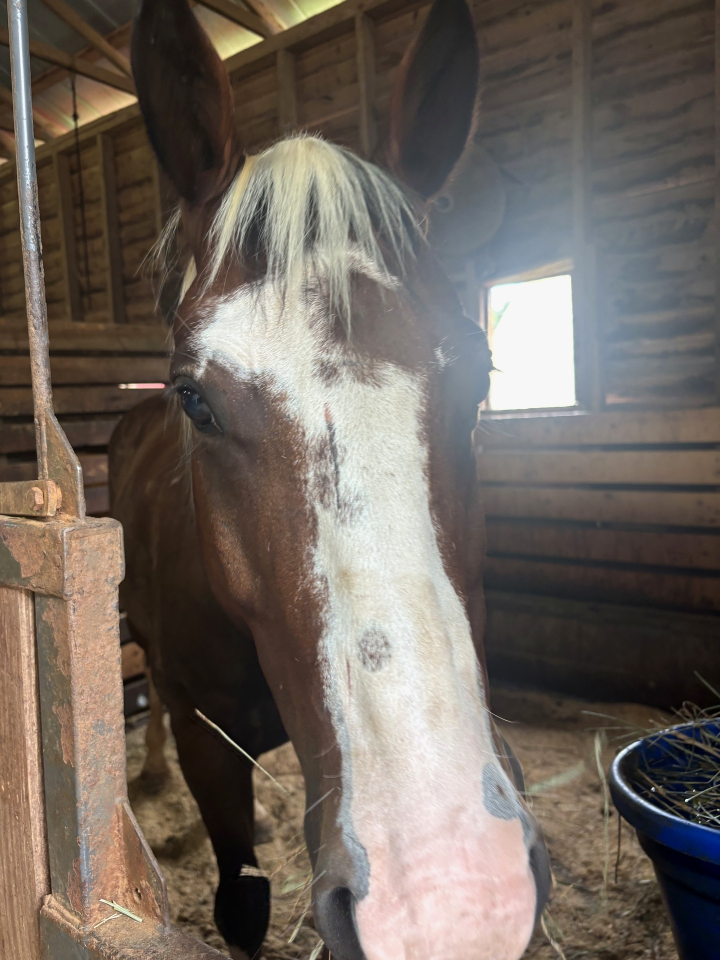
#> input picture game/assets/photos/abbott_title.jpg, 1440 x 1920 px, found by its file name (shown at 1/2 size)
$ python title_drawing.py
#> lines starting #> are read from the running program, lines starting #| are printed output that depends on the picture; after the words box and inside, x2 and y2 are one past the last pixel; in counts of white or black regions, pixels touching at a corner belong together
"""The title art: Abbott drawn in sepia ink and watercolour from his stall photo,
fading into paper, framed 16:9 so his whole head shows.

usage: python dist/day15/title_drawing.py [ink_eps 0.40] [tint 0.80] [out name]
The title uses: python dist/day15/title_drawing.py 0.40 0.80 abbott_title_drawn
then save <out>_169.png as game/assets/photos/abbott_title_drawn.jpg (quality 92).
Lower ink_eps = less ink in the shadows; higher tint = more colour."""
import cv2
import numpy as np
import sys

SRC = "E:/Workspace/Madison/game/assets/photos/abbott_title.jpg"
img = cv2.imread(SRC)
#> img is the input picture: shape (1920, 1440, 3); mean B, G, R 94.8, 102.6, 112
H, W = img.shape[:2]
#> H = 1920; W = 1440
PAPER = np.array((222, 236, 246), np.float32)
EPS = float(sys.argv[1]) if len(sys.argv) > 1 else 0.40
TINT = float(sys.argv[2]) if len(sys.argv) > 2 else 0.80
OUT = sys.argv[3] if len(sys.argv) > 3 else "sketch"

lab = cv2.cvtColor(img, cv2.COLOR_BGR2LAB)
#> lab: shape (1920, 1440, 3); mean of channels 0, 1, 2 109.3, 130.7, 134
l, a, b = cv2.split(lab)
l = cv2.createCLAHE(clipLimit=2.6, tileGridSize=(8, 8)).apply(l)
l = cv2.LUT(l, np.array([((i / 255.0) ** 0.70) * 255 for i in range(256)], np.uint8))
bright = cv2.cvtColor(cv2.merge([l, a, b]), cv2.COLOR_LAB2BGR)
smooth = cv2.edgePreservingFilter(bright, flags=cv2.RECURS_FILTER, sigma_s=40, sigma_r=0.22)
gray = cv2.cvtColor(smooth, cv2.COLOR_BGR2GRAY).astype(np.float32) / 255.0

# XDoG: edges as pen lines, the darkest tones as soft ink.
s1 = 1.0
g1 = cv2.GaussianBlur(gray, (0, 0), s1)
g2 = cv2.GaussianBlur(gray, (0, 0), s1 * 1.6)
d = 19.0 * g1 - 18.0 * g2
ink = np.where(d >= EPS, 1.0, 1.0 + np.tanh(9.0 * (d - EPS)))
ink = np.clip(ink, 0, 1)
# Tidy specks.
mask = (ink < 0.5).astype(np.uint8)
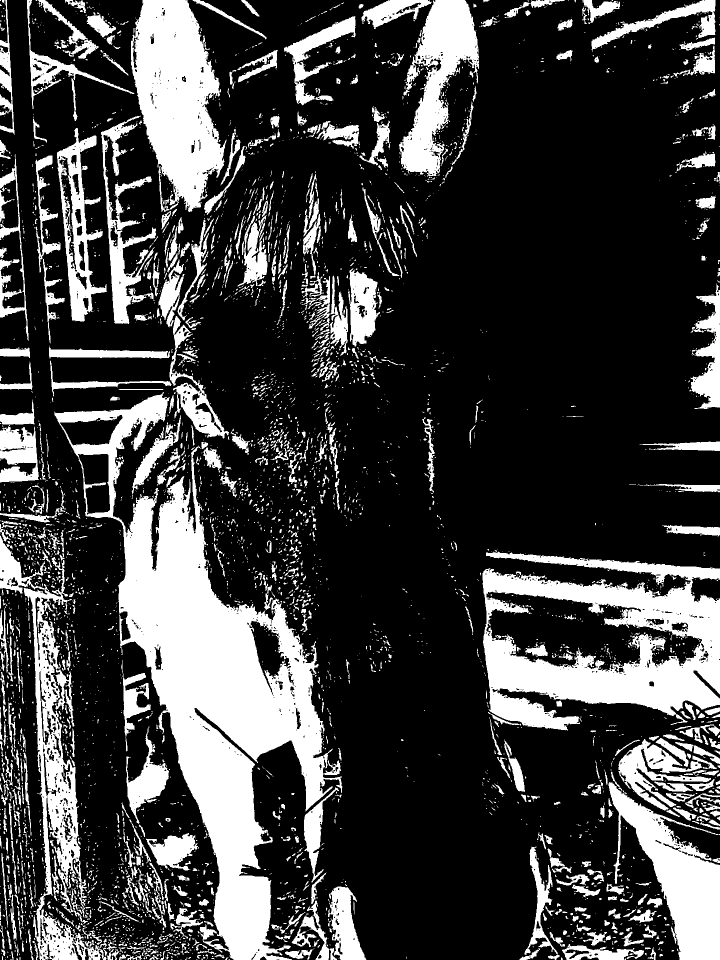
#> mask: shape (1920, 1440) (shown at 1/2 size); values 0 (black) and 1 (white), 25.1% white; 4429 white regions (3431 under 20 px), largest, box (x1, y1, x2, y2) and area: (109, 784, 685, 1920) 181307, (965, 1103, 1440, 1461) 84771, (262, 0, 453, 424) 50953
n, lab_, stats, _ = cv2.connectedComponentsWithStats(mask, 8)
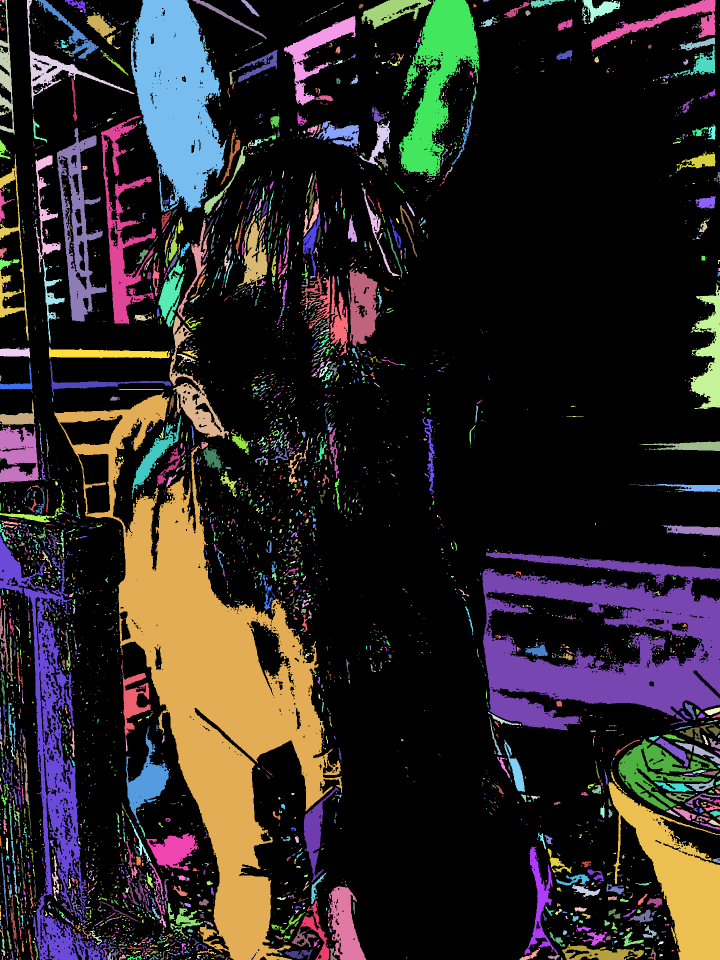
#> lab_: shape (1920, 1440) int32 (shown at 1/2 size); 4430 distinct labels, from 0 to 4429; one colour per label, 0 black
#> n = 4430
small = np.zeros(n, bool)
small[1:] = stats[1:, cv2.CC_STAT_AREA] < 40
ink[(mask == 1) & small[lab_]] = 1.0
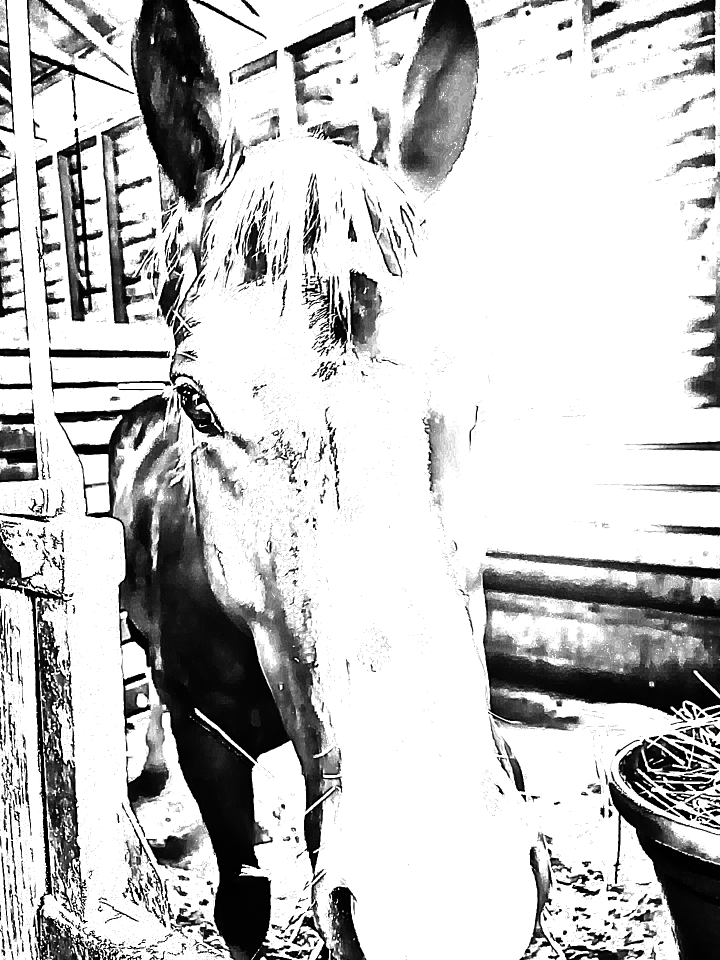
#> ink: shape (1920, 1440) float32 (shown at 1/2 size); min 0, max 1, mean 0.771
ink = cv2.GaussianBlur(ink, (0, 0), 0.6)

# A light watercolour tint under the ink.
tint = cv2.stylization(bright, sigma_s=90, sigma_r=0.45)
th = cv2.cvtColor(tint, cv2.COLOR_BGR2HSV).astype(np.float32)
th[..., 1] = np.clip(th[..., 1] * 1.35, 0, 255)
tint = cv2.cvtColor(th.astype(np.uint8), cv2.COLOR_HSV2BGR).astype(np.float32)
tint = PAPER * (1 - TINT) + tint * TINT

# Vignette with the photo's own edges faded, lines included.
yy, xx = np.mgrid[0:H, 0:W].astype(np.float32)
r = np.sqrt(((xx - W * 0.47) / (W * 0.50)) ** 2 + ((yy - H * 0.50) / (H * 0.62)) ** 2)
m = np.clip(1.0 - (r - 0.60) / 0.40, 0.0, 1.0)
m = m * m * (3 - 2 * m)
edge = np.clip(xx / (W * 0.20), 0, 1) * np.clip((W - xx) / (W * 0.20), 0, 1)
m *= edge * edge * (3 - 2 * edge)
rng = np.random.default_rng(7)
nz = cv2.resize(cv2.GaussianBlur(rng.normal(0, 1, (H // 8, W // 8)).astype(np.float32), (0, 0), 2.0), (W, H))
m = np.clip(m + nz * 0.35 * m * (1 - m), 0, 1)

colour = tint * m[..., None] + PAPER * (1 - m[..., None])
lines = 1.0 - (1.0 - ink) * m
INK = np.array((34, 44, 62), np.float32)  # sepia, BGR
art = colour * lines[..., None] + INK * (1.0 - lines[..., None])
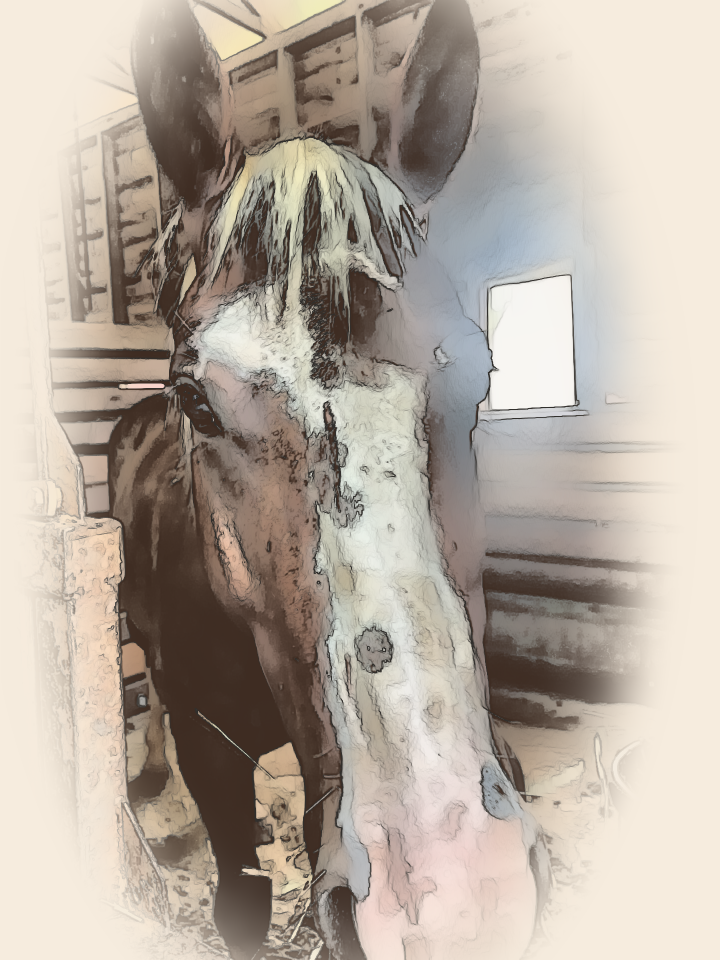
#> art: shape (1920, 1440, 3) float32 (shown at 1/2 size); mean B, G, R 160.9, 170.7, 183.4
grain = cv2.GaussianBlur(rng.normal(0, 1, (H, W)).astype(np.float32), (0, 0), 0.8)
art = np.clip(art + grain[..., None] * 3.0, 0, 255).astype(np.uint8)

OW, OH = 2560, 1440
scale = OH * 1.04 / H
#> scale = 0.78
hw, hh = int(W * scale), int(H * scale)
#> hw = 1123; hh = 1497
head = cv2.resize(art, (hw, hh), interpolation=cv2.INTER_AREA)
canvas = np.empty((OH, OW, 3), np.float32)
canvas[:] = PAPER
canvas += cv2.resize(grain, (OW, OH))[..., None] * 3.0
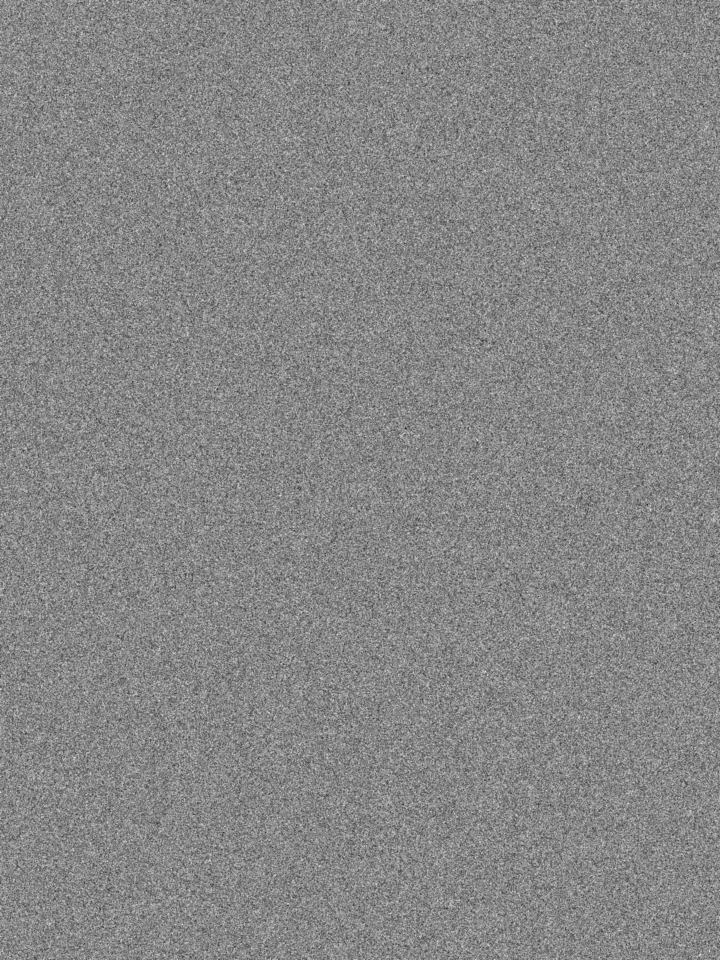
#> grain: shape (1920, 1440) float32 (shown at 1/2 size); min -2.02, max 1.8, mean 0.000116; drawn with min black and max white
x0 = int(OW * 0.56 - hw / 2)
#> x0 = 872
y0 = int((OH - hh) * 0.5)
#> y0 = -28
canvas[0:OH, x0: x0 + hw] = head[-y0: -y0 + OH, :]
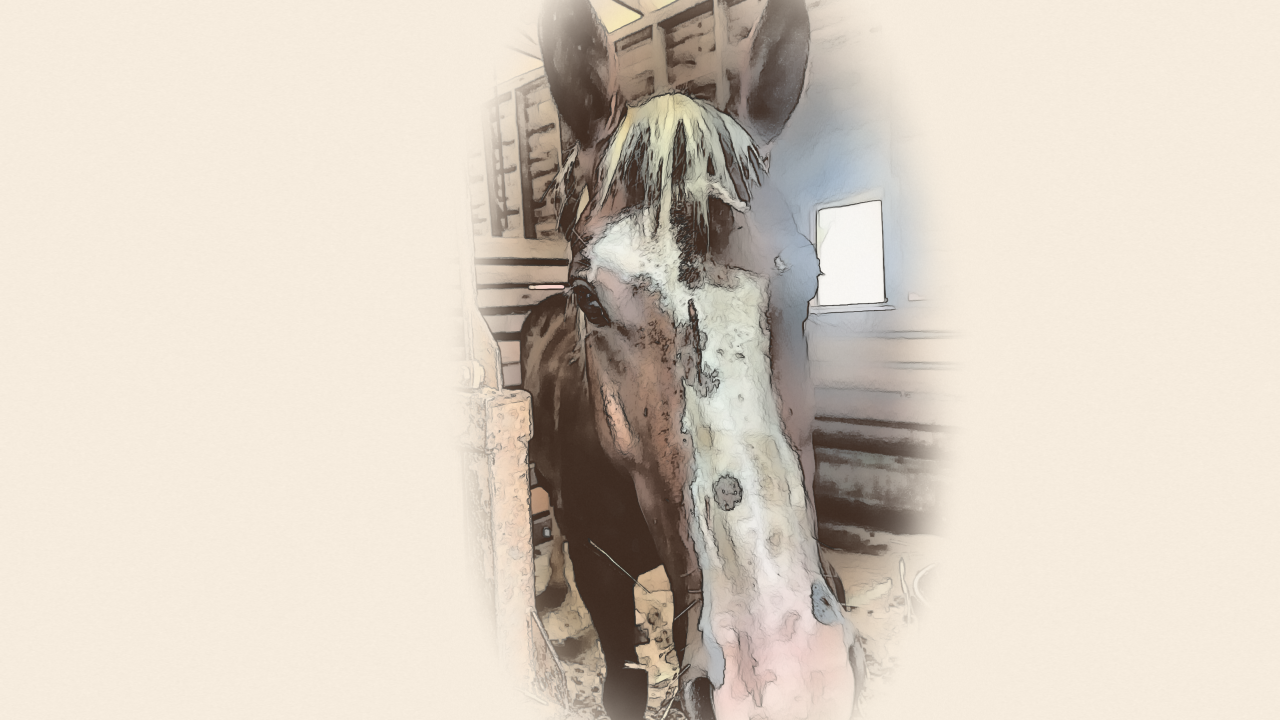
#> canvas: shape (1440, 2560, 3) float32 (shown at 1/2 size); mean B, G, R 190.2, 208.6, 221.4
cv2.imwrite(OUT + "_169.png", np.clip(canvas, 0, 255).astype(np.uint8))
print("done", OUT)
